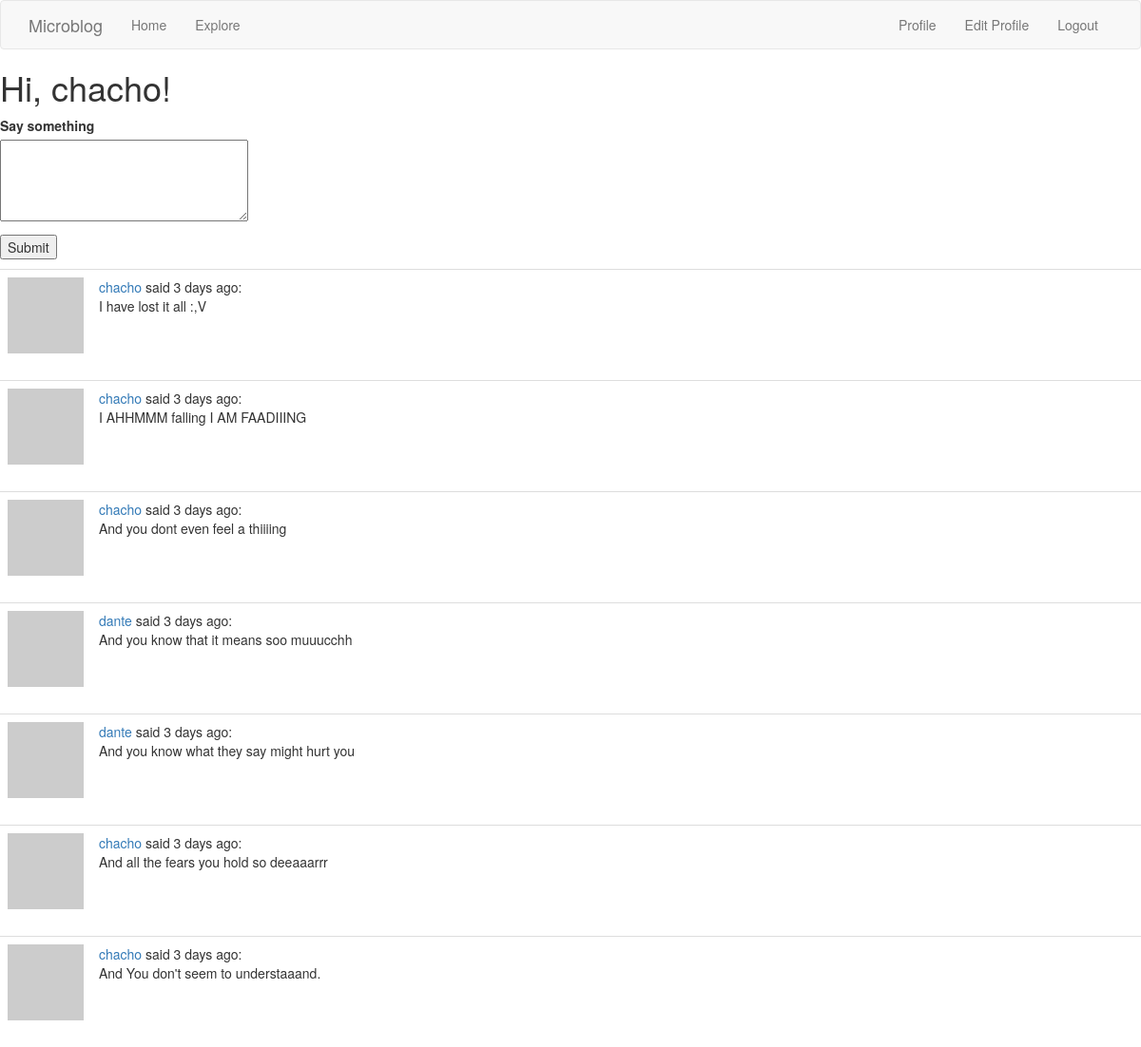
The app's page /index (signed in) with its own data.
### app/models.py (models this page shows, shortened)
class User(UserMixin, db.Model):
    id: so.Mapped[int] = so.mapped_column(primary_key=True)
    username: so.Mapped[str] = so.mapped_column(sa.String(64), index=True,
                                                unique=True)
    email: so.Mapped[str] = so.mapped_column(sa.String(120), index=True,
                                             unique=True)
    password_hash: so.Mapped[Optional[str]] = so.mapped_column(sa.String(256))
    posts: so.WriteOnlyMapped['Post'] = so.relationship(
        back_populates='author')
    about_me: so.Mapped[Optional[str]] = so.mapped_column(sa.String(140))
    last_seen: so.Mapped[Optional[datetime]] = so.mapped_column(
        default=lambda: datetime.now(timezone.utc))
    followers = sa.Table(
    'followers',
    db.metadata,
    sa.Column('follower_id', sa.Integer, sa.ForeignKey('user.id'),
              primary_key=True),
    sa.Column('followed_id', sa.Integer, sa.ForeignKey('user.id'),
              primary_key=True)
    )
    following: so.WriteOnlyMapped['User'] = so.relationship(
        secondary=followers, primaryjoin=(followers.c.follower_id == id),
        secondaryjoin=(followers.c.followed_id == id),
        back_populates='followers')
    followers: so.WriteOnlyMapped['User'] = so.relationship(
        secondary=followers, primaryjoin=(followers.c.followed_id == id),
        secondaryjoin=(followers.c.follower_id == id),
        back_populates='following')
    def avatar(self, size):
        digest = md5(self.email.lower().encode('utf-8')).hexdigest()
        return f'https://www.gravatar.com/avatar/{digest}?d=identicon&s={size}'
    def following_posts(self):
        Author = so.aliased(User)
        Follower = so.aliased(User)
        return (
            sa.select(Post)
            .join(Post.author.of_type(Author))
            .join(Author.followers.of_type(Follower), isouter=True)
            .where(sa.or_(
                Follower.id == self.id,
                Author.id == self.id,
            ))
            .group_by(Post)
            .order_by(Post.timestamp.desc())
        )

class Post(db.Model):
    id: so.Mapped[int] = so.mapped_column(primary_key=True)
    body: so.Mapped[str] = so.mapped_column(sa.String(140))
    timestamp: so.Mapped[datetime] = so.mapped_column(
        index=True, default=lambda: datetime.now(timezone.utc))
    user_id: so.Mapped[int] = so.mapped_column(sa.ForeignKey(User.id),
                                               index=True)
    author: so.Mapped[User] = so.relationship(back_populates='posts')

### app/routes.py (the view)
@app.route('/', methods=['GET', 'POST'])
@app.route('/index', methods=['GET', 'POST'])
@login_required
def index():
    form = PostForm()
    if form.validate_on_submit():
        post = Post(body=form.post.data, author=current_user)
        db.session.add(post)
        db.session.commit()
        flash('Your post is now live!')
        return redirect(url_for('index'))
    posts = db.session.scalars(current_user.following_posts()).all()
    return render_template("index.html", title='Home Page', form=form,
                           posts=posts)

### app/forms.py
class PostForm(FlaskForm):
    post = TextAreaField('Say something', validators=[
        DataRequired(), Length(min=1, max=140)])
    submit = SubmitField('Submit')

### app/models.py (called while the page is built)
@login.user_loader
def load_user(id):
    return db.session.get(User, int(id))

### app/routes.py (called while the page is built)
@app.before_request
def before_request():
    if current_user.is_authenticated:
        current_user.last_seen = datetime.now(timezone.utc)
        db.session.commit()

### app/templates/index.html (shortened to what this page needs)
{% extends "base.html" %}
{% block content %}
    <h1>Hi, {{ current_user.username }}!</h1>
     {% if form %}
    <form action="" method="post">
        <p>
            {{ form.post.label }}<br>
            {{ form.post(cols=32, rows=4) }}<br>
        </p>
        <p>{{ form.submit() }}</p>
    </form>
    {% endif %}
    {% for post in posts %}
        {% include '_post.html' %}
    {% endfor %}
{% endblock %}z

### app/templates/_post.html
    <table class="table table-hover">
        <tr>
            <td width="70px">
                <a href="{{ url_for('user', username=post.author.username) }}">
                    <img src="{{ post.author.avatar(70) }}" />
                </a>
            </td>
            <td>
               <a href="{{ url_for('user', username=post.author.username) }}">
                    {{ post.author.username }}
                </a>
                said {{ moment(post.timestamp).fromNow() }}:
                <br>
                {{ post.body }}
            </td>
        </tr>
    </table>

### records on screen
User: username "chacho"
Post: author.username "chacho", timestamp "3 days ago", body "I have lost it all :,V"
Post: author.username "chacho", timestamp "3 days ago", body "I AHHMMM falling I AM FAADIIING"
Post: author.username "chacho", timestamp "3 days ago", body "And you dont even feel a thiiiing"
Post: author.username "dante", timestamp "3 days ago", body "And you know that it means soo muuucchh"
Post: author.username "dante", timestamp "3 days ago", body "And you know what they say might hurt you"
Post: author.username "chacho", timestamp "3 days ago", body "And all the fears you hold so deeaaarrr"
Post: author.username "chacho", timestamp "3 days ago", body "And You don't seem to understaaand."
